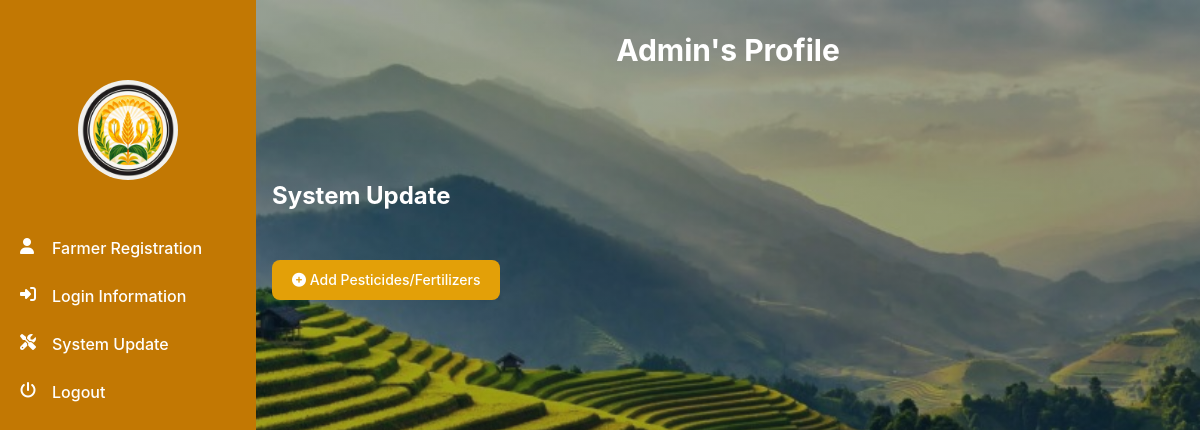
/pesticides, run on an earlier commit of the app's database.
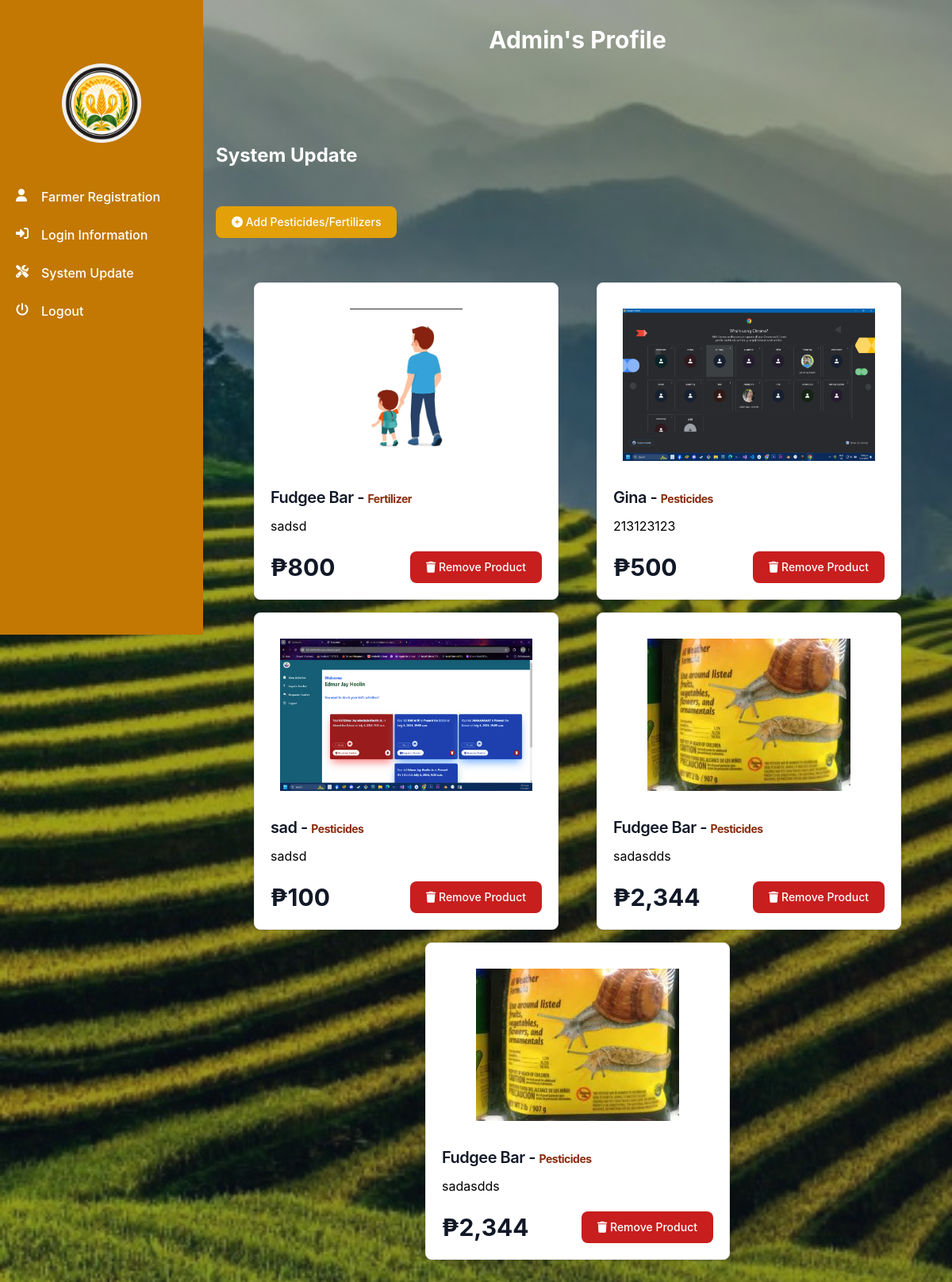
And on a later commit of the database.
### users/models.py (models this page shows, shortened)
class Pesticides(models.Model):
    name = models.CharField(max_length=1000)
    description = models.TextField()
    display = models.TextField()
    price = models.TextField()
    image = models.FileField(upload_to='media/', validators=[FileExtensionValidator(allowed_extensions=['png', 'jpeg', 'jpg'])],)

### users/views.py (the view, shortened to what this page needs)
# urls.py: path('pesticides', views.pesticides, name='pesticides'),
def pesticides(request):
    products = Pesticides.objects.all().order_by('-id')
    context = {
        'products': products
    }
    return render(request, 'main/pesticides.html', context)

### users/templates/main/pesticides.html (shortened to what this page needs)
{% load static tailwind_tags %}
<!DOCTYPE html>
<html lang="en">
	<head>
		{% tailwind_css %}
		<link
			rel="stylesheet"
			href="{% static 'css/style.css' %}" />
		<link
			href="https://cdnjs.cloudflare.com/ajax/libs/flowbite/2.3.0/flowbite.min.css"
			rel="stylesheet" />
		<link
			rel="stylesheet"
			href="https://cdnjs.cloudflare.com/ajax/libs/font-awesome/6.5.2/css/all.min.css"
 />
	</head>
	<body class="bg">
		{% include 'includes/adminSidebar.html' %}
		<div class="p-4 sm:ml-64">
			<p class="text-center py-4 text-3xl font-bold text-white">Admin's Profile</p>
			<p class="text-white mt-24 mb-2 font-bold text-2xl">System Update</p>
			<button
				data-modal-target="authentication-modal"
				data-modal-toggle="authentication-modal"
				class="block text-white bg-yellow-400 mt-12 focus:ring-4 focus:outline-none focus:ring-yellow-300 font-medium rounded-lg text-sm px-5 py-2.5 text-center"
				type="button">
				<i
					class="fa fa-plus-circle"
					aria-hidden="true"></i>
				Add Pesticides/Fertilizers
			</button>
			<div class="flex flex-row justify-evenly mt-14 flex-wrap">
				{% for list in products %}
				<div class="w-full mb-4 max-w-sm bg-white border border-gray-200 rounded-lg shadow">
					<a href="#">
						<center><img
							class="p-8 rounded-t-lg h-64"
							src="{{list.image.url}}"
							alt="product image" /></center>
					</a>
					<div class="px-5 pb-5">
						<a href="#">
							<h5 class="text-xl font-semibold tracking-tight text-gray-900">
								{{list.name}} -
								<span class="text-sm font-bold text-orange-800">{{list.display}}</span>
							</h5>
						</a>
						<div class="flex items-center mt-2.5 mb-5">
							<p>{{list.description}}</p>
						</div>
						<div class="flex items-center justify-between">
							<span class="text-3xl font-bold text-gray-900">₱{{list.price}}</span>
							<a
								href="{% url 'removeProduct' list.id %}"
								class="text-white bg-red-700 hover:bg-red-800 focus:ring-4 focus:outline-none focus:ring-red-300 font-medium rounded-lg text-sm px-5 py-2.5 text-center">
								<i
									class="fa fa-trash"
									aria-hidden="true"></i>
								Remove Product
							</a>
						</div>
					</div>
				</div>
				{% endfor %}
			</div>
		</div>
	</body>
</html>

### users/templates/includes/adminSidebar.html (shortened to what this page needs)
{% load static %}
<nav class="fixed top-0 z-50 w-full bg-trasparent">
	<div class="px-3 py-3 lg:px-5 lg:pl-3">
	</div>
</nav>
<aside
	id="logo-sidebar"
	class="fixed top-0 left-0 z-40 w-64 h-screen pt-20 transition-transform -translate-x-full bg-yellow-500 sm:translate-x-0"
	aria-label="Sidebar">
	<div class="h-full px-3 pb-4 overflow-y-auto bg-yellow-500">
		<ul class="space-y-2 font-medium">
			<img src="{% static 'img/logo.jpg' %}" width="100" class="rounded-full mx-auto mb-12" alt="">
			<li>
				<a
					href="{% url 'mainDashboard' %}"
					class="flex items-center p-2 text-white rounded-lg hover:bg-yellow-500 group">
					<i
						class="fa fa-user w-5 h-5 text-white transition duration-75 group-hover:text-white"
						aria-hidden="true"></i>
					<span class="ms-3">Farmer Registration</span>
				</a>
			</li>
			<li>
				<a
					href="{% url 'logInInfo' %}"
					class="flex items-center p-2 text-white rounded-lg hover:bg-yellow-500 group">
					<i
						class="fa-solid fa-right-to-bracket w-5 h-5 text-white transition duration-75 group-hover:text-white"
						aria-hidden="true"></i>
					<span class="ms-3">Login Information</span>
				</a>
			</li>
			<li>
				<a
					href="{% url 'pesticides' %}"
					class="flex items-center p-2 text-white rounded-lg hover:bg-yellow-500 group">
					<i class="fa-solid fa-screwdriver-wrench w-5 h-5 text-white transition duration-75 group-hover:text-white" aria-hidden="true"></i>
					<span class="flex-1 ms-3 whitespace-nowrap">System Update</span>
				</a>
			</li>
			<li>
				<a
					href="#"
					class="flex items-center p-2 text-white rounded-lg hover:bg-yellow-500 group">
					<i class="fa fa-power-off  w-5 h-5 text-white transition duration-75 group-hover:text-white" aria-hidden="true"></i>
					<span class="flex-1 ms-3 whitespace-nowrap">Logout</span>
				</a>
			</li>
		</ul>
	</div>
</aside>

### users/static/css/style.css (style rules this page uses)
.bg { background-image: linear-gradient(to bottom right, rgba(17, 24, 39, 0.378), rgba(17, 24, 39, 0.449)), url('../img/bg.jpg'); background-size: cover; background-repeat: no-repeat; background-attachment: fixed; }

What changed in the data, as far as the page shows it:
added Pesticides: image (picture), name "Fudgee Bar", display "Fertilizer", description "sadsd", price "800"
added Pesticides: image (picture), name "Gina", display "Pesticides", description "213123123", price "500"
added Pesticides: image (picture), name "sad", display "Pesticides", description "sadsd", price "100"
added Pesticides: image (picture), name "Fudgee Bar", display "Pesticides", description "sadasdds", price "2,344"
added Pesticides: image (picture), name "Fudgee Bar", display "Pesticides", description "sadasdds", price "2,344"
